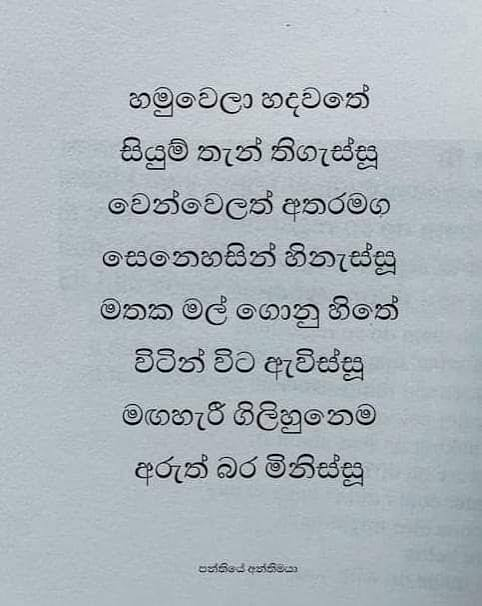
#> input picture data/eval_real/print_photos/page_poem_print.jpg, 482 x 606 px
$ python -i inference.py   (imports and definitions only)
#> lines starting #> are read from the running program, lines starting #| are printed output that depends on the picture
### src/data/dataset.py
from __future__ import annotations

import os
from functools import partial
from typing import Callable, List, Optional, Tuple

import numpy as np
import torch
from PIL import Image
from torch.utils.data import DataLoader, Dataset

from src.charset import Charset


# [13 lines left out: function read_labels, not called in this run]


def resize_keep_height(
    img: Image.Image,
    height: int,
    max_width: int,
    min_width: int = 0,
    pad_value: int = 255,
) -> Image.Image:
    """Resize to fixed height (aspect ratio), clamp width, optional horizontal pad."""
    w, h = img.size
    if h < 1:
        h = 1
    new_w = max(1, int(round(w * height / h)))
    new_w = min(new_w, max_width)
    resample = getattr(Image, "LANCZOS", Image.BILINEAR)
    out = img.resize((new_w, height), resample)
    if min_width and new_w < min_width:
        canvas = Image.new(img.mode, (min_width, height), pad_value)
        canvas.paste(out, (0, 0))
        out = canvas
    return out


# [36 lines left out: function _merge_label_records, not called in this run]


class OCRLineDataset(Dataset):
    """Line-level OCR dataset yielding (image_tensor, target, target_length, text)."""

    # [36 lines left out: function __init__, not called in this run]

    def __len__(self) -> int:
        return len(self.records)

    # [42 lines left out: functions _load_image, __getitem__, _ctc_collate_batch, not called in this run]


def ctc_collate(pad_value: float = 1.0) -> Callable:
    """Build a collate_fn that right-pads images to the batch max width."""
    return partial(_ctc_collate_batch, pad_value=pad_value)


# [31 lines left out: function build_dataloader, not called in this run]

### src/recognition/inference.py
"""Recognition inference preprocessing — match training normalization in dataset.py.

Training expects grayscale line images: dark text on a light background, resized
to a fixed height, pixel values scaled to [0, 1] then normalized to roughly [-1, 1].
"""

from __future__ import annotations

from typing import Any, Dict, Optional, Union

import cv2
import numpy as np
import torch
from PIL import Image

from src.data.dataset import resize_keep_height

_DEFAULT_PAD = 255

ArrayLike = Union[np.ndarray, Image.Image]


def _to_gray_uint8(image: ArrayLike) -> np.ndarray:
    if isinstance(image, Image.Image):
        arr = np.asarray(image.convert("L"), dtype=np.uint8)
        return arr
    arr = np.asarray(image)
    if arr.ndim == 3:
        arr = cv2.cvtColor(arr, cv2.COLOR_BGR2GRAY if arr.shape[2] == 3 else cv2.COLOR_RGB2GRAY)
    if arr.dtype != np.uint8:
        arr = np.clip(arr, 0, 255).astype(np.uint8)
    return arr


# [7 lines left out: function _pad_gray_to_min_height, not called in this run]


def should_invert_polarity(gray: np.ndarray, threshold: float = 128.0) -> bool:
    """True when the background is darker than text (light-on-dark)."""
    return float(gray.mean()) < threshold


def prepare_line_for_recognition(
    image: ArrayLike,
    height: int = 48,
    max_width: int = 512,
    mode: str = "auto",
    auto_invert: bool = True,
    denoise: bool = False,
    min_model_width: int = 0,
    pad_to_height: bool = True,
    pad_value: int = _DEFAULT_PAD,
) -> Image.Image:
    """Prepare a line crop for CRNN input (grayscale, dark-on-light, resized).

    Parameters
    ----------
    mode:
        ``"auto"`` — invert when mean intensity < 128 if ``auto_invert`` is set.
        ``"none"`` — no polarity change.
        ``"invert"`` — always invert.
    """
    gray = _to_gray_uint8(image)

    if denoise:
        gray = cv2.medianBlur(gray, 3)

    if mode == "invert":
        gray = cv2.bitwise_not(gray)
    elif mode == "auto" and auto_invert and should_invert_polarity(gray):
        gray = cv2.bitwise_not(gray)

    if pad_to_height and gray.shape[0] < height:
        gray = _pad_gray_to_min_height(gray, height, pad_value=pad_value)

    pil = Image.fromarray(gray, mode="L")
    return resize_keep_height(
        pil, height, max_width, min_width=min_model_width, pad_value=pad_value,
    )


def line_image_to_tensor(
    img: Image.Image,
    height: int,
    max_width: int,
    channels: int = 1,
) -> torch.Tensor:
    """Convert a prepared PIL line image to a (1, C, H, W) tensor (same as dataset)."""
    img = resize_keep_height(img.convert("L" if channels == 1 else "RGB"), height, max_width)
    arr = np.asarray(img, dtype=np.float32) / 255.0
    if channels == 1:
        arr = arr[None, :, :]
    else:
        arr = np.transpose(arr, (2, 0, 1))
    arr = (arr - 0.5) / 0.5
    return torch.from_numpy(arr).unsqueeze(0)


def prepare_line_tensor(
    image: ArrayLike,
    height: int = 48,
    max_width: int = 512,
    channels: int = 1,
    mode: str = "auto",
    auto_invert: bool = True,
    denoise: bool = False,
    min_model_width: int = 0,
    pad_to_height: bool = True,
) -> torch.Tensor:
    """Full path: numpy/PIL line crop -> model input tensor."""
    prepared = prepare_line_for_recognition(
        image,
        height=height,
        max_width=max_width,
        mode=mode,
        auto_invert=auto_invert,
        denoise=denoise,
        min_model_width=min_model_width,
        pad_to_height=pad_to_height,
    )
    return line_image_to_tensor(prepared, height, max_width, channels)


# Test-time augmentation. Every variant keeps the crop's aspect ratio, so all of
# them resize to the same width and therefore the same CTC sequence length - that
# is what makes their log-probabilities averageable in predict_tensor.
TTA_VARIANTS = ("none", "sharpen", "contrast")


def apply_tta_variant(gray: np.ndarray, variant: str) -> np.ndarray:
    """Photometric-only variant of a grayscale crop (shape is never changed)."""
    if variant == "none":
        return gray
    if variant == "sharpen":
        # Unsharp mask. On a 16 px line upscaled to 48 px the interpolation has
        # smeared the pre-base vowel signs into the consonant; this pulls the
        # stroke edges back apart.
        blur = cv2.GaussianBlur(gray, (0, 0), sigmaX=1.2)
        return cv2.addWeighted(gray, 1.6, blur, -0.6, 0)
    if variant == "contrast":
        return cv2.createCLAHE(clipLimit=2.0, tileGridSize=(8, 8)).apply(gray)
    raise ValueError(f"unknown TTA variant: {variant!r}")


def prepare_line_tensor_variants(
    image: ArrayLike,
    variants=TTA_VARIANTS,
    **kwargs: Any,
) -> torch.Tensor:
    """Stack the TTA variants of one crop into a single (N, C, H, W) batch."""
    gray = _to_gray_uint8(image)
    tensors = [
        prepare_line_tensor(apply_tta_variant(gray, v), **kwargs) for v in variants
    ]
    return torch.cat(tensors, dim=0)


# [47 lines left out: functions prepared_line_for_display, inference_options_from_config, not called in this run]


DECODE_KEYS = (
    "beam_width", "lm_weight", "insertion_bonus", "beam_top_k", "lm_order",
    "tta", "tta_variants", "post_correct",
)


# [8 lines left out: function decode_kwargs_from_options, not called in this run]

>>> import cv2
>>> picture = cv2.imread('../../data/eval_real/print_photos/page_poem_print.jpg')
#> picture is the input picture: shape (606, 482, 3); mean B, G, R 188, 181.3, 172.5
>>> result = prepare_line_tensor_variants(picture)
#> in resize_keep_height, `out = img.resize((new_w, height), resample)`:
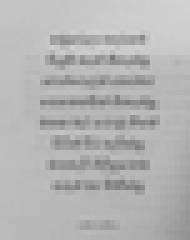
#> out: PIL image 38x48 L (shown 5 times larger); min 121, max 210, mean 179.4
#> (the run stopped early here; a loop or call above may not have finished)
